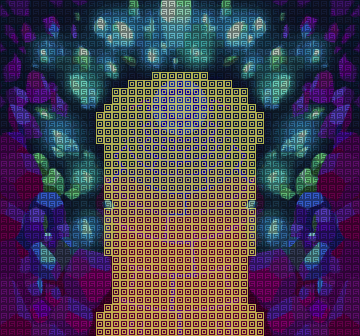

Rendered tile map (Tiled .tmx) drawn with the repository's tilesets; below, a short description and the map source with its tile grids summarised:
An orthogonal 45x42 tile map with 8x8 px tiles, 2 tile layers (Calque de Tile 1, Calque 2), 3 tilesets.

<map version="1.0" tiledversion="1.0.2" orientation="orthogonal" renderorder="left-up" width="45" height="42" tilewidth="8" tileheight="8" nextobjectid="1">
 <tileset firstgid="1" source="seafloorcave.tsx" />
 <tileset firstgid="1891" source="terrain.tsx" />
 <tileset firstgid="1893" source="terrain.tsx" />
 <layer name="Calque de Tile 1" width="45" height="42" opacity="0.81">
  <data>[1890 cells, 1890 non-empty, 1890 distinct tile ids]</data>
 </layer>
 <layer name="Calque 2" width="45" height="42">
  <data>[1890 cells, 1890 non-empty, 2 distinct tile ids]</data>
 </layer>
</map>
